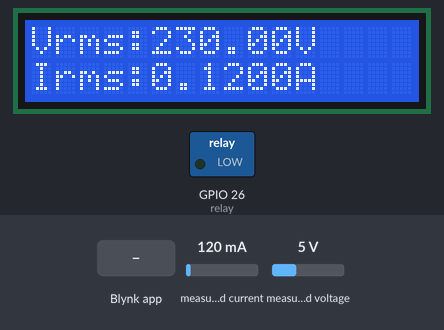
Bench run of a sketch on a simulated ESP32. On the bench: 16×2 character LCD, switched loads named in the sketch (green lamp = pin HIGH). The inputs (shaded band) are chosen by the test bench; at power-on: measured current 120 mA, measured voltage 5 V. WiFi joins after 1.5 s; servers stay silent unless stated; what the sketch prints to the serial monitor is not drawn.

Above: at 7.6 s.
7.7 s: Blynk app writes 0 to V5
At 16.2 s:
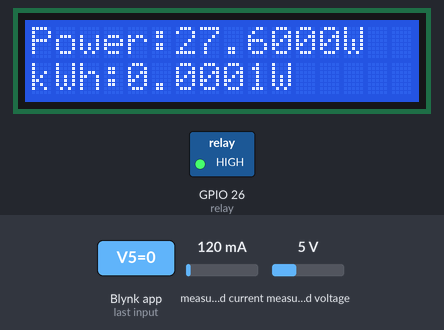
19.0 s: measured current set to 40 mA
At 24.2 s:
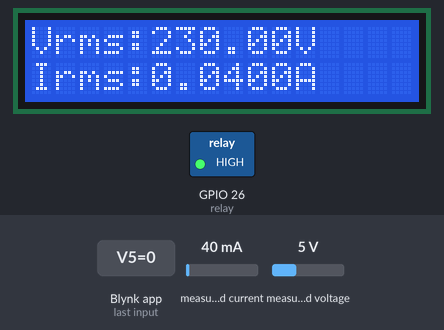
26.8 s: measured voltage set to 0.3 V
At 29.0 s:
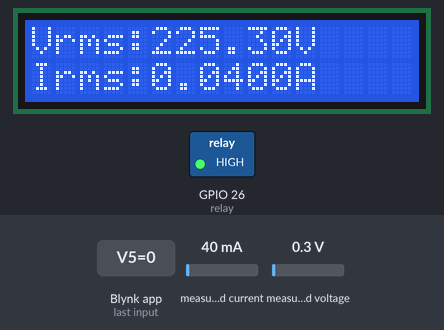
32.1 s: measured current set to 500 mA
At 33.9 s:
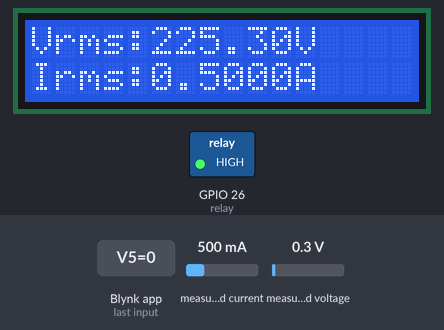
37.4 s: measured voltage set to 3.8 V
At 40.0 s:
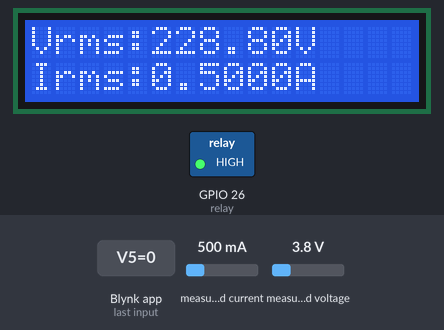
42.6 s: measured current set to 1000 mA
At 44.9 s:
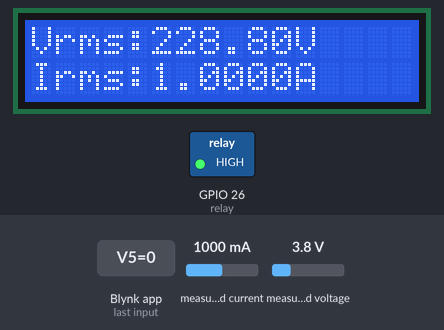
Timing chart, 0 to 46.4 s (numbered marks = the images above; inputs shaded):
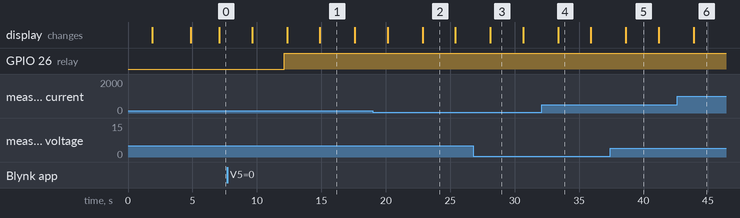

Measured:
- after the input at 7.7 s, GPIO 26 (relay): LOW → HIGH after 4.4 s
- after the input at 19.0 s, the display: first differs from a run without the input after 3.9 s (image 2)
- after the input at 26.8 s, the display: changes after 1.3 s (image 3)
- after the input at 32.1 s, the display: changes after 1.3 s (image 4)
- after the input at 37.4 s, the display: changes after 1.2 s (image 5)
- after the input at 42.6 s, the display: changes after 1.3 s (image 6)
- what the display in image 1 shows lasts 2.7 s, from 14.9 s to 17.6 s

The sketch:

Power_Meter_Ver002.ino
```cpp
 #define BLYNK_TEMPLATE_ID "TMPL6FvVcSx_W"
#define BLYNK_TEMPLATE_NAME "CAPSTONE"
#define BLYNK_AUTH_TOKEN "Jvb-T-NSh05IXzXBdFeUt1CVA_RSsLvz"

#define BLYNK_PRINT Serial
#include <WiFi.h>
#include <WiFiClient.h>
#include <BlynkSimpleEsp32.h>
//#include <SoftwareSerial.h>
#include <SPI.h>
#include <LiquidCrystal_I2C.h>
#include "EmonLib.h"


EnergyMonitor emon;
BlynkTimer timer;
//SimpleTimer timer;
LiquidCrystal_I2C lcd(0x27, 16, 2);


#define vCalibration 160 //calibrate sensor value and put here
//#define vCalibration 83.3 //calibrate sensor value and put here
//#define vCalibration 10 //calibrate sensor value and put here
#define currCalibration 0.50 //calibrate sensor values and put here


char ssid[] = "";  // type your wifi name
char pass[] = "";  // type your wifi password
char auth[] = BLYNK_AUTH_TOKEN;

float firstVal, secondVal,thirdVal,fourthVal; // sensors

float kWh = 0;
unsigned long lastmillis = millis();
//ON/OFF RELAY CODE
const int relay = 26;

bool sdata =LOW;
int sdata1;

void myTimerEvent()
{
  emon.calcVI(20, 2000);
  kWh = kWh + emon.apparentPower * (millis() - lastmillis) / 3600000000.0;
  yield();
  Serial.print("Vrms: ");
  Serial.print(emon.Vrms, 2);
  Serial.print("V");

  Serial.print("\tIrms: ");
  Serial.print(emon.Irms, 4);
  Serial.print("A");

  Serial.print("\tPower: ");
  Serial.print(emon.apparentPower, 4);
  Serial.print("W");

  Serial.print("\tkWh: ");
  Serial.print(kWh, 5);
  Serial.println("kWh");

  lcd.clear();
  lcd.setCursor(0, 0);
  lcd.print("Vrms:");
  lcd.print(emon.Vrms, 2);
  lcd.print("V");
  lcd.setCursor(0, 1);
  lcd.print("Irms:");
  lcd.print(emon.Irms, 4);
  lcd.print("A");
  delay(2500);

  lcd.clear();
  lcd.setCursor(0, 0);
  lcd.print("Power:");
  lcd.print(emon.apparentPower, 4);
  lcd.print("W");
  lcd.setCursor(0, 1);
  lcd.print("kWh:");
  lcd.print(kWh, 4);
  lcd.print("W");
  delay(2500);

  lastmillis = millis();

  Blynk.virtualWrite(V0, emon.Vrms);
  Blynk.virtualWrite(V1, emon.Irms);
  Blynk.virtualWrite(V2, emon.apparentPower);
  Blynk.virtualWrite(V3, kWh);
//  Blynk.virtualWrite(V4,0);
}


void setup() {
    lcd.init();
  // turn on LCD backlight
  lcd.backlight();
  Serial.begin(9600);
  Blynk.begin(auth, ssid, pass);
  pinMode(relay, OUTPUT);


  digitalWrite(relay,LOW);


  emon.voltage(35, vCalibration, 1.7); // Voltage: input pin, calibration, phase_shift
  emon.current(34, currCalibration); // Current: input pin, calibration.

  timer.setInterval(5000L, myTimerEvent);
  timer.setInterval(2000L,sensorvalue4);
    timer.setInterval(2000L,sensorvalue5);
  lcd.setCursor(3, 0);
  lcd.print("IoT Energy");
  lcd.setCursor(5, 1);
  lcd.print("Meter");
  delay(3000);
  lcd.clear();
}


void loop() {

  Blynk.run();
  timer.run(); // Initiates BlynkTimer

}

void sensorvalue4()
{

  Blynk.virtualWrite(V4, sdata);

}
void sensorvalue5()
{

  Blynk.virtualWrite(V5, sdata1);

}


BLYNK_WRITE(V4) {
  sdata = param.asInt();

  digitalWrite(relay, param.asInt());
}
BLYNK_WRITE(V5) {
  sdata1 = param.asInt();
  if(kWh > sdata1){
    digitalWrite(relay, HIGH);
  }
  Serial.print(sdata1);
}
```
